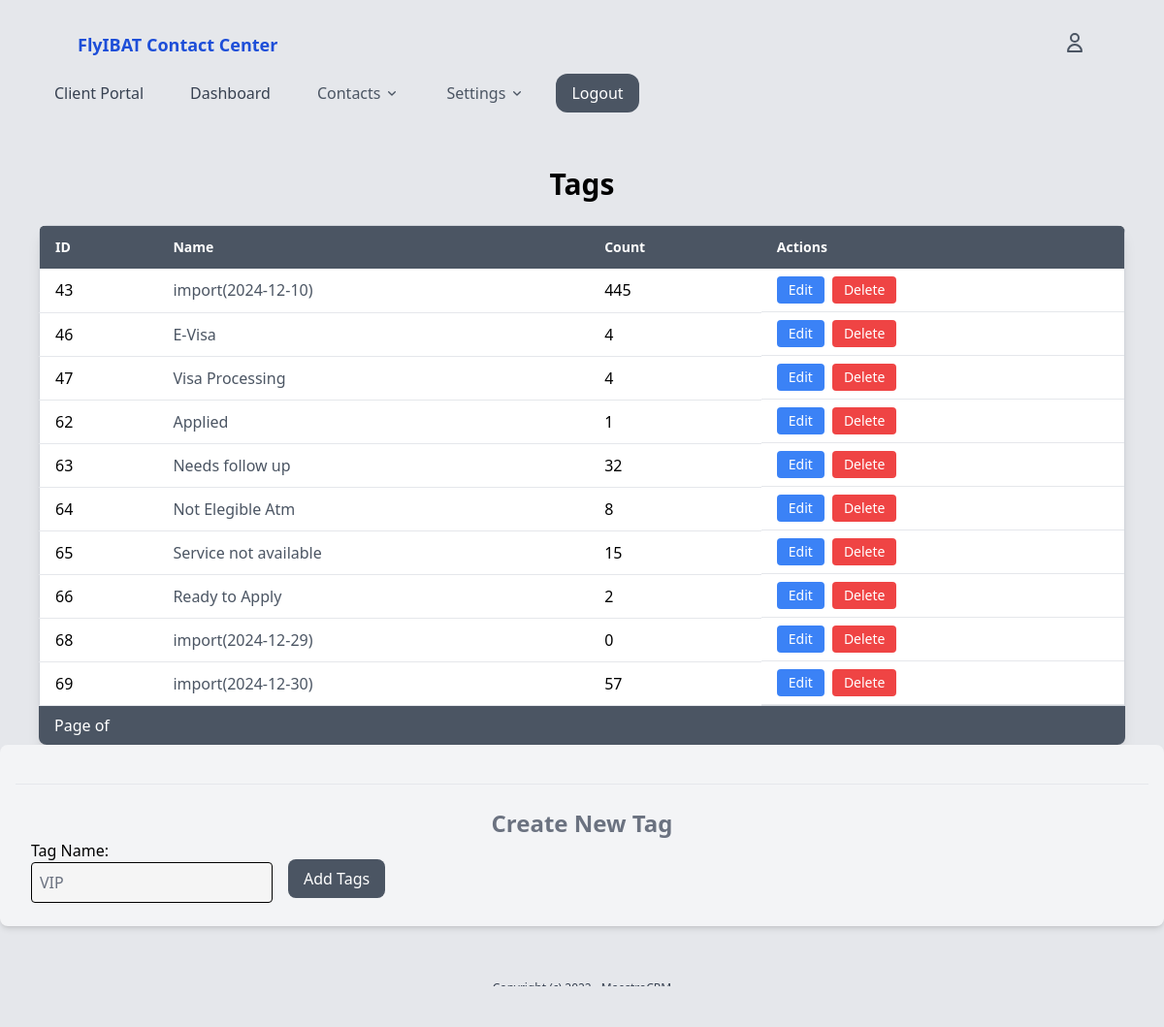
The app's page /contacts/tag-list (signed in) with its own data.
### settings/models.py (models this page shows, shortened)
class Tag(models.Model):
    name = models.CharField(max_length=50, unique=True)
    category = models.ForeignKey(TagCategory, on_delete=models.SET_NULL, null=True, blank=True, related_name='segments')

### contacts/views_tags.py (the view)
# urls.py: path('tag-list', views_tags.tag_list, name='tag_list'),
@login_required
def tag_list(request):
    tags = Tag.objects.all()  # Fetch all tags for display
    if request.method == 'POST':
        form = TagForm(request.POST)
        if form.is_valid():
            form.save()  # Save the form data to the database
            return redirect('tag_list')  # Redirect to tag list view
    else:
        form = TagForm()  # Provide an empty form for GET requests
    return render(request, 'tags/tag_list.html', {
        'form': form,
        'tags': tags
    })

### contacts/forms.py
class TagForm(forms.ModelForm):
    name = forms.CharField(
        label='Tag Name',
        widget=forms.TextInput(attrs={
            'placeholder': 'VIP',
            'class': 'form-input block w-full rounded border border-black p-2 mb-2',
            'style': 'background-color: #f5f5f5;'}
        )
    )
    class Meta:
        model = Tag  # Link the form to the Status model
        fields = ['name']  # List of fields to include in the form

### core/context_processors.py (called while the page is built)
def user_roles(request):
    if request.user.is_authenticated:
        groups = request.user.groups.values_list('name', flat=True)
        return {'user_roles': groups}
    return {}

### contacts/templates/tags/tag_list.html (shortened to what this page needs)
{% extends 'core/base.html' %}
{% block content %}
<div class="max-w-6xl mx-auto px-4 mt-10">
    <h2 class="text-3xl font-bold mb-6 text-center">Tags</h2>
    <div class="overflow-x-auto rounded-lg shadow-lg">
        <table class="min-w-full bg-white border border-gray-300">
            <thead class="bg-gray-600 text-white">
                <tr>
                    <th class="py-3 px-4 text-left text-sm font-semibold">ID</th>
                    <th class="py-3 px-4 text-left text-sm font-semibold">Name</th>
                    <th class="py-3 px-4 text-left text-sm font-semibold">Count</th>
                    <th class="py-3 px-4 text-left text-sm font-semibold">Actions</th>
                </tr>
            </thead>
            <tbody>
                {% for tag in tags %}
                <tr class="hover:bg-gray-100 transition duration-200">
                    <td class="py-2 px-4 border-b border-gray-200">{{ tag.id }}</td>
                    <td class="py-2 px-4 border-b border-gray-200">
                        <a href="{% url 'contacts_by_tag' tag.id %}" class="text-gray-600 hover:underline">
                            {{ tag.name }}
                        </a>
                    </td>
                    <td class="py-2 px-4 border-b border-gray-200">{{ tag.contacts.count }}</td>
                    <td class="py-2 px-4 border-b border-gray-200 flex space-x-2">
                        <a href="{% url 'edit_tag' tag.id %}"
                            class="bg-blue-500 text-white text-sm px-3 py-1 rounded hover:bg-blue-600 transition">
                            Edit
                        </a>
                        <form action="{% url 'delete_tag' tag.id %}" method="POST"
                            onsubmit="return confirm('Are you sure you want to delete this tag?');">
                            <button type="submit"
                                class="bg-red-500 text-white text-sm px-3 py-1 rounded hover:bg-red-600 transition">
                                Delete
                            </button>
                        </form>
                    </td>
                </tr>
                {% empty %}
                <tr>
                    <td colspan="4" class="py-4 text-center text-gray-500">No Tags Created yet.</td>
                </tr>
                {% endfor %}
            </tbody>
        </table>
        <div class="bg-gray-600 py-2 px-4 text-white">
            <span>Page {{ contacts.number }} of {{ contacts.paginator.num_pages }}</span>
        </div>
    </div>
</div>
<div class="mb-6 bg-gray-100 p-4 rounded-lg shadow-md">
    <hr class="my-6">
    <h2 class="text-2xl font-semibold text-center text-gray-500">Create New Tag</h2>
    <form method="POST" action="" class="flex space-x-4 items-center">
        <div>
            {{ form.as_p }}
        </div>
        <button type="submit"
            class="mt-2 bg-gray-600 text-white px-4 py-2 rounded-lg hover:bg-gray-700 transition duration-200">
            Add Tags
        </button>
    </form>
</div>
{% endblock %}

### records on screen
Tag: id "43", name "import(2024-12-10)", contacts.count "445"
Tag: id "46", name "E-Visa", contacts.count "4"
Tag: id "47", name "Visa Processing", contacts.count "4"
Tag: id "62", name "Applied", contacts.count "1"
Tag: id "63", name "Needs follow up", contacts.count "32"
Tag: id "64", name "Not Elegible Atm", contacts.count "8"
Tag: id "65", name "Service not available", contacts.count "15"
Tag: id "66", name "Ready to Apply", contacts.count "2"
Tag: id "68", name "import(2024-12-29)", contacts.count "0"
Tag: id "69", name "import(2024-12-30)", contacts.count "57"
